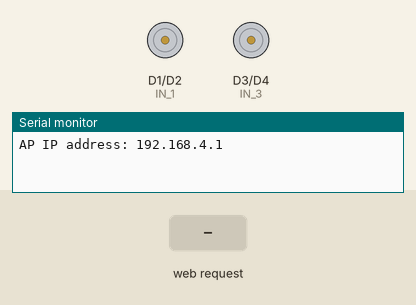
Bench run of a sketch on a simulated ESP8266 (NodeMCU). On the bench: motor-driver pin pairs drawn as motors (green arrow = first pin HIGH = forward, orange = second pin HIGH = backward, longer = more drive, scaled by the enable pin), the last lines printed to the serial monitor. Inputs (shaded band) come from the test bench.

Above: at 1.2 s.
1.3 s: HTTP request GET /?State=F received
At 2.2 s:
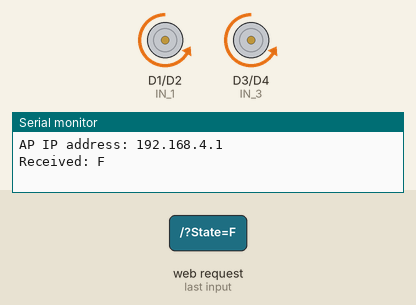
2.8 s: HTTP request GET /?State=B received
At 3.4 s:
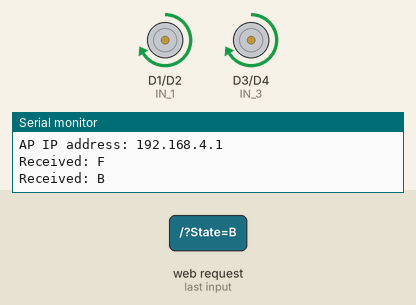
4.3 s: HTTP request GET /?State=R received
At 5.5 s:
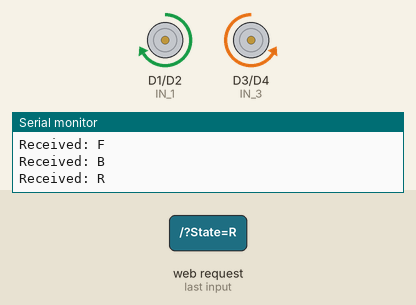
5.8 s: HTTP request GET /?State=L received
At 6.8 s:
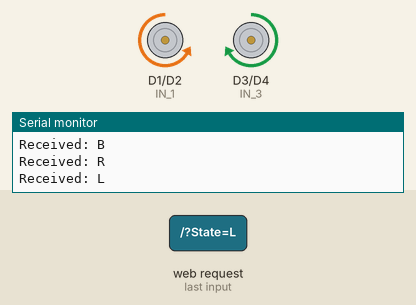
Timing chart, 0 to 8.3 s (numbered marks = the images above; inputs shaded):
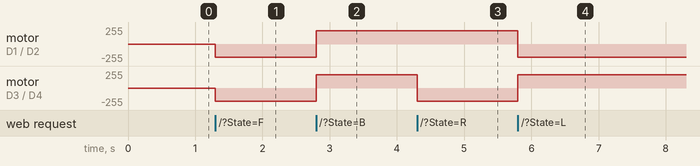

Measured:
- after the input at 1.3 s, motor on D1 (IN_1) / D2 (IN_2), motor on D3 (IN_3) / D4 (IN_4): stopped → backward 200/255 at once
- after the input at 2.8 s, motor on D1 (IN_1) / D2 (IN_2), motor on D3 (IN_3) / D4 (IN_4): backward 200/255 → forward 200/255 at once
- after the input at 4.3 s, motor on D3 (IN_3) / D4 (IN_4): forward 200/255 → backward 200/255 at once
- after the input at 5.8 s, motor on D1 (IN_1) / D2 (IN_2): forward 200/255 → backward 200/255 at once; motor on D3 (IN_3) / D4 (IN_4): backward 200/255 → forward 200/255 at once

The sketch:

code.ino
```cpp
#include <ESP8266WiFi.h>
#include <WiFiClient.h>
#include <ESP8266WebServer.h>

#define ENA D0
#define ENB D5
#define IN_1 D1
#define IN_2 D2
#define IN_3 D3
#define IN_4 D4

String command;
int speed = 200; // Speed of motor -- 0-255

const char* ssid = "WiFi Car";

ESP8266WebServer server(80);

void setup() {
    Serial.begin(115200);

    pinMode(ENA, OUTPUT);
    pinMode(ENB, OUTPUT);
    pinMode(IN_1, OUTPUT);
    pinMode(IN_2, OUTPUT);
    pinMode(IN_3, OUTPUT);
    pinMode(IN_4, OUTPUT);

    // WiFi Setup
    WiFi.mode(WIFI_AP);
    WiFi.softAP(ssid);

    Serial.print("AP IP address: ");
    Serial.println(WiFi.softAPIP());

    // Server Setup
    server.on("/", HTTP_handleRoot);
    server.onNotFound(HTTP_handleRoot);
    server.begin();
}

// === Control Functions ===
void forward() {
    digitalWrite(IN_1, LOW);
    digitalWrite(IN_2, HIGH);
    analogWrite(ENA, speed);

    digitalWrite(IN_3, LOW);
    digitalWrite(IN_4, HIGH);
    analogWrite(ENB, speed);
}

void backward() {
    digitalWrite(IN_1, HIGH);
    digitalWrite(IN_2, LOW);
    analogWrite(ENA, speed);

    digitalWrite(IN_3, HIGH);
    digitalWrite(IN_4, LOW);
    analogWrite(ENB, speed);
}

void right() {
    digitalWrite(IN_1, HIGH);
    digitalWrite(IN_2, LOW);
    analogWrite(ENA, speed);

    digitalWrite(IN_3, LOW);
    digitalWrite(IN_4, HIGH);
    analogWrite(ENB, speed);
}

void left() {
    digitalWrite(IN_1, LOW);
    digitalWrite(IN_2, HIGH);
    analogWrite(ENA, speed);

    digitalWrite(IN_3, HIGH);
    digitalWrite(IN_4, LOW);
    analogWrite(ENB, speed);
}

void stop() {
    digitalWrite(IN_1, LOW);
    digitalWrite(IN_2, LOW);
    analogWrite(ENA, 0);

    digitalWrite(IN_3, LOW);
    digitalWrite(IN_4, LOW);
    analogWrite(ENB, 0);
}

// === Main Loop ===
void loop() {
    server.handleClient();

    if (server.hasArg("State")) {
        command = server.arg("State");

        if (command == "F") forward();
        else if (command == "B") backward();
        else if (command == "R") right();
        else if (command == "L") left();
        else if (command == "S") stop();
        else Serial.println("Invalid command!");
    }
}

void HTTP_handleRoot(void) {
    if (server.hasArg("State")) {
        Serial.print("Received: ");
        Serial.println(server.arg("State"));
    }
    server.send(200, "text/plain", "OK");
}
```
